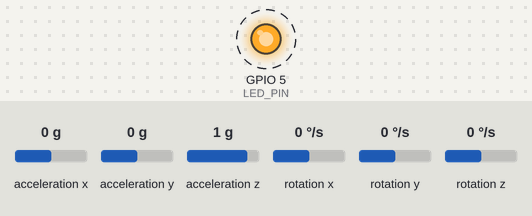
A sketch run on a simulated ESP32. Shown: output pins drawn as LEDs (lit = HIGH). Wiring (inferred from the names in the program): MPU-6050 motion sensor at I2C address 0x68. Dashed ring = blinking. The inputs (shaded band) are chosen by the test bench; at power-on: acceleration x 0 g, acceleration y 0 g, acceleration z 1 g, rotation x 0 °/s, rotation y 0 °/s, rotation z 0 °/s. WiFi joins after 1.5 s; servers stay silent unless stated; what the sketch prints to the serial monitor is not drawn.

Above: at 1.8 s.
Timing chart, 0 to 5.1 s (numbered marks = the images above):
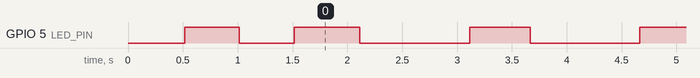

The sketch:

tx_send_data.ino
```cpp
#include <WiFi.h>
#include<Wire.h>

// WiFi network name and password:
const char * networkName = "Bbox-582FE9CF";/*"Bbox-582FE9CF";*/
const char * networkPswd = "callmedaddy";

// Internet domain to request from:
const char * host = "192.168.1.29";
const int port = 80;

const int BUTTON_PIN = 0;
const int LED_PIN = 5;

const int MPU_addr=0x68;  // I2C address of the MPU-6050
int16_t AcX,AcY,AcZ,Tmp,GyX,GyY,GyZ;
void setup() {
  // put your setup code here, to run once:
  initData();
  // Initilize hardware:
  Serial.begin(9600);
  pinMode(BUTTON_PIN, INPUT_PULLUP);
  pinMode(LED_PIN, OUTPUT);
  // Connect to the WiFi network (see function below loop)
  connectToWiFi(networkName, networkPswd);
  digitalWrite(LED_PIN, LOW); // LED off
}

void loop() {
  // put your main code here, to run repeatedly:
    digitalWrite(LED_PIN, HIGH); // Turn on LED
    getData();
    requestURL(host, port);
    digitalWrite(LED_PIN, LOW); // Turn off LED
    delay(1000);
}
void initData(){
  Wire.begin();
  Wire.beginTransmission(MPU_addr);
  Wire.write(0x6B);  // PWR_MGMT_1 register
  Wire.write(0);     // set to zero (wakes up the MPU-6050)
  Wire.endTransmission(true);
}

void connectToWiFi(const char * ssid, const char * pwd)
{
  int ledState = 0;

  printLine();
  Serial.println("Connecting to WiFi network: " + String(ssid));

  WiFi.begin(ssid, pwd);

  while (WiFi.status() != WL_CONNECTED)
  {
    // Blink LED while we're connecting:
    digitalWrite(LED_PIN, ledState);
    ledState = (ledState + 1) % 2; // Flip ledState
    delay(500);
    Serial.print(".");
  }

  Serial.println();
  Serial.println("WiFi connected!");
  Serial.print("IP address: ");
  Serial.println(WiFi.localIP());
}
void requestURL(const char * host, uint8_t port)
{
  printLine();
  Serial.println("Connecting to host: " + String(host));

  // Use WiFiClient class to create TCP connections
  WiFiClient client;
  if (!client.connect(host, port))
  {
    Serial.println("connection failed, trying to reconnect");
    client.connect(host, port);
  }
  printLine();
  client.println(String(AcX) + String(AcY) + String(AcZ));


  Serial.println();
}
void printLine()
{
  Serial.println();
  for (int i=0; i<30; i++)
    Serial.print("-");
  Serial.println();
}
void getData(){
  Wire.beginTransmission(MPU_addr);
  Wire.write(0x3B);  // starting with register 0x3B (ACCEL_XOUT_H)
  Wire.endTransmission(false);
  Wire.requestFrom(MPU_addr,14,true);  // request a total of 14 registers
  AcX=Wire.read()<<8|Wire.read();  // 0x3B (ACCEL_XOUT_H) & 0x3C (ACCEL_XOUT_L)
  AcY=Wire.read()<<8|Wire.read();  // 0x3D (ACCEL_YOUT_H) & 0x3E (ACCEL_YOUT_L)
  AcZ=Wire.read()<<8|Wire.read();  // 0x3F (ACCEL_ZOUT_H) & 0x40 (ACCEL_ZOUT_L)
  Tmp=Wire.read()<<8|Wire.read();  // 0x41 (TEMP_OUT_H) & 0x42 (TEMP_OUT_L)
  GyX=Wire.read()<<8|Wire.read();  // 0x43 (GYRO_XOUT_H) & 0x44 (GYRO_XOUT_L)
  GyY=Wire.read()<<8|Wire.read();  // 0x45 (GYRO_YOUT_H) & 0x46 (GYRO_YOUT_L)
  GyZ=Wire.read()<<8|Wire.read();  // 0x47 (GYRO_ZOUT_H) & 0x48 (GYRO_ZOUT_L)
  Serial.print("AcX = "); Serial.print(AcX);
  Serial.print(" | AcY = "); Serial.print(AcY);
  Serial.print(" | AcZ = "); Serial.print(AcZ);
  Serial.print(" | Tmp = "); Serial.print(Tmp/340.00+36.53);  //equation for temperature in degrees C from datasheet
  Serial.print(" | GyX = "); Serial.print(GyX);
  Serial.print(" | GyY = "); Serial.print(GyY);
  Serial.print(" | GyZ = "); Serial.println(GyZ);

  delay(333);
}
```

Measured:
- by itself, GPIO 5 (LED_PIN): repeats every 1.6 s: HIGH 0.60 s, LOW 1.0 s
